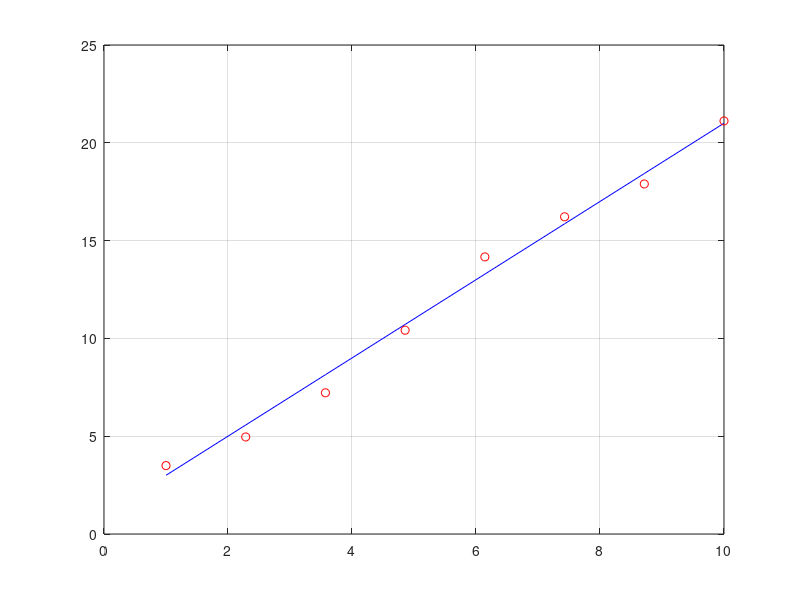

The MATLAB script that drew this image:
clear all; clc; close all; 

N = 8;
x = linspace(1,10,N);
y_exac = 2.*x+1;
y = y_exac + randn(1,N);


figure;

plot(x, y_exac,'b');
hold on; grid on;
plot(x,y,'ro');

A = [0 1; 1 mean(x)];
B = [(N*sum(x.*y)-sum(x)*sum(y))/(N*sum(x.*x)-(sum(x)*sum(x))); mean(y)];

a_n = A\B;

%a1 = (N*sum(x.*y)-sum(x)*sum(y))/(N*sum(x.*x)-(sum(x)*sum(x)))
%a0 = mean(y) - a1*mean(x)